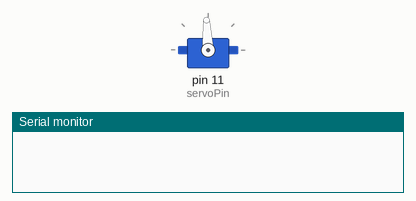
The sketch below on a simulated Arduino Uno, built with avr-gcc and run on an emulated ATmega328P. Parts: servo, the last lines printed to the serial monitor.

Above: at 0.05 s.
At 0.95 s:
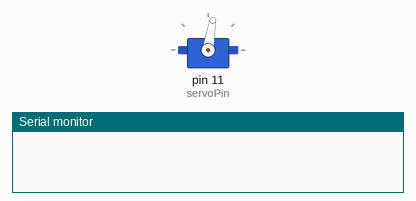
At 1.9 s:
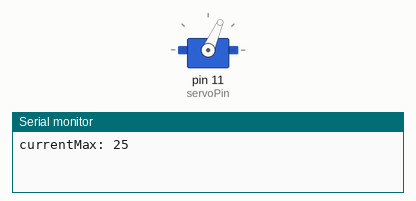
At 2.45 s:
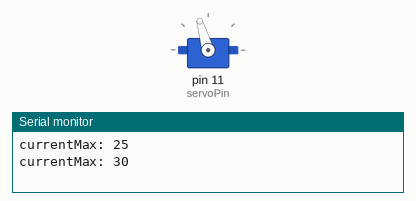
Timing chart, 0 to 5.7 s (numbered marks = the images above):
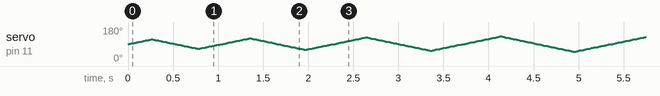

The sketch:

uebung3-2.ino
```cpp
#include <Servo.h>

// these variables describe the used hardware pins
// adjust them when you use other pins
// hardware pins

// servo
int servoPin = 11;
Servo ourServo;

// used to achieve a 10 Hz frequency
// don't touch them
long rc = 1049999;

// borders
int currentMax = 25;

/**
 * Setup function for initial setup code
 */
void setup() {
  // Configure servo
  ourServo.attach(servoPin);
  ourServo.write(90);

  // initialize serial port
  Serial.begin(9600);
}

/**
 * Loop function for main code
 */
void loop() {
  while (currentMax < 70) {
    move();
    Serial.print("currentMax: ");
    Serial.println(currentMax);
    if (currentMax < 70) {
      currentMax += 5;
    }
  }
  currentMax = 65;
  while (currentMax > 20) {
    move();
    Serial.print("currentMax: ");
    Serial.println(currentMax);
    if (currentMax > 20) {
      currentMax -= 5;
    }
  }
  currentMax = 25;
  delay(1000);
}

void move() {
  int currentPos = 90;
  int currentMin = 90 - currentMax;
  for (int i = 0; i <= currentMax; ++i) {
    ourServo.write(90 + i);
    currentPos = 90 + i;
    delay(10);
  }
  for (int i = currentPos; i >= currentMin; --i) {
    ourServo.write(i);
    currentPos = i;
    delay(10);
  }
  for (int i = currentPos; i <= 90; ++i) {
    ourServo.write(i);
    currentPos = i;
    delay(10);
  }
}
```
